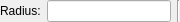
<ui version="4.0" >
 <author></author>
 <comment></comment>
 <exportmacro></exportmacro>
 <class>QG_ArcTangentialOptions</class>
 <widget class="QWidget" name="QG_ArcTangentialOptions" >
  <property name="geometry" >
   <rect>
    <x>0</x>
    <y>0</y>
    <width>180</width>
    <height>22</height>
   </rect>
  </property>
  <property name="sizePolicy" >
   <sizepolicy>
    <hsizetype>4</hsizetype>
    <vsizetype>5</vsizetype>
    <horstretch>0</horstretch>
    <verstretch>0</verstretch>
   </sizepolicy>
  </property>
  <property name="minimumSize" >
   <size>
    <width>160</width>
    <height>22</height>
   </size>
  </property>
  <property name="maximumSize" >
   <size>
    <width>180</width>
    <height>22</height>
   </size>
  </property>
  <layout class="QHBoxLayout" >
   <property name="margin" >
    <number>0</number>
   </property>
   <property name="spacing" >
    <number>6</number>
   </property>
   <item>
    <widget class="QLabel" name="lRadius" >
     <property name="sizePolicy" >
      <sizepolicy>
       <hsizetype>1</hsizetype>
       <vsizetype>5</vsizetype>
       <horstretch>0</horstretch>
       <verstretch>0</verstretch>
      </sizepolicy>
     </property>
     <property name="text" >
      <string>Radius:</string>
     </property>
    </widget>
   </item>
   <item>
    <widget class="QLineEdit" name="leRadius" >
     <property name="toolTip" >
      <string>Radius of arc</string>
     </property>
    </widget>
   </item>
   <item>
    <widget class="Line" name="sep1" >
     <property name="sizePolicy" >
      <sizepolicy>
       <hsizetype>0</hsizetype>
       <vsizetype>1</vsizetype>
       <horstretch>0</horstretch>
       <verstretch>0</verstretch>
      </sizepolicy>
     </property>
     <property name="frameShape" >
      <enum>QFrame::VLine</enum>
     </property>
     <property name="frameShadow" >
      <enum>QFrame::Sunken</enum>
     </property>
     <property name="orientation" >
      <enum>Qt::Vertical</enum>
     </property>
    </widget>
   </item>
  </layout>
 </widget>
 <pixmapfunction></pixmapfunction>
 <resources/>
 <connections/>
</ui>
